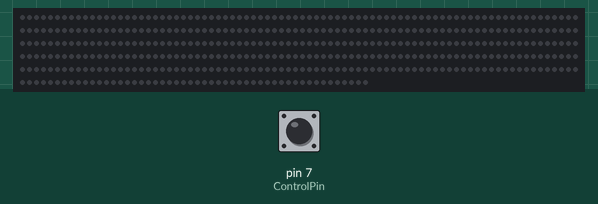
Bench run of a sketch on a simulated Arduino Uno, built with avr-gcc and run on an emulated ATmega328P. Parts: 450 RGB LEDs in strip order, left to right, continuing on the next row. The inputs (shaded band) are chosen by the test bench; at power-on: pin 7 (ControlPin) HIGH. Random numbers use the default seed unless the sketch sets one.

Above: at 2.2 s.
2.3 s: pin 7 (ControlPin) driven LOW
At 4.08 s:
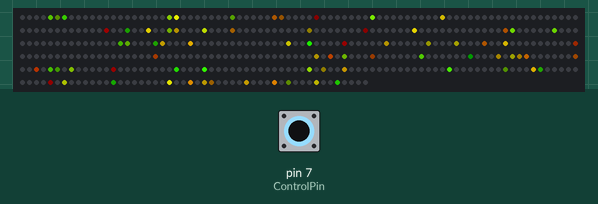
4.7 s: pin 7 (ControlPin) driven HIGH
At 5.03 s:
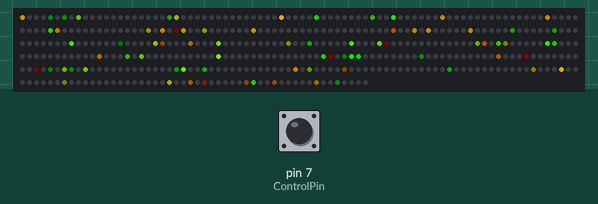
7.7 s: pin 7 (ControlPin) driven LOW
At 10.06 s:
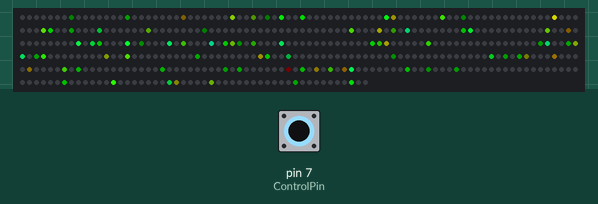
13.4 s: pin 7 (ControlPin) pulsed HIGH 5 times (0.12 s each, 0.3 s apart)
At 14.15 s:
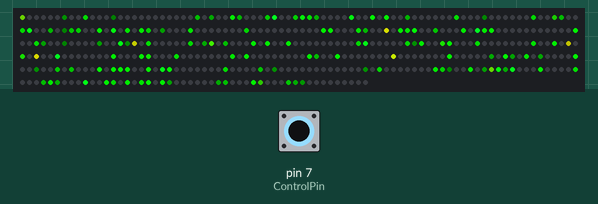
16.7 s: pin 7 (ControlPin) driven HIGH
At 16.99 s:
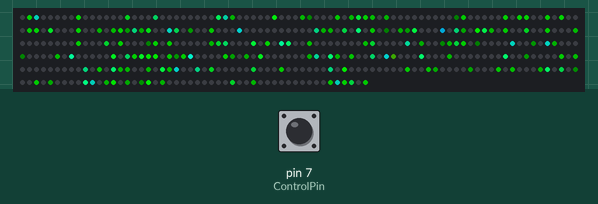
19.2 s: pin 7 (ControlPin) driven LOW
At 20.44 s:
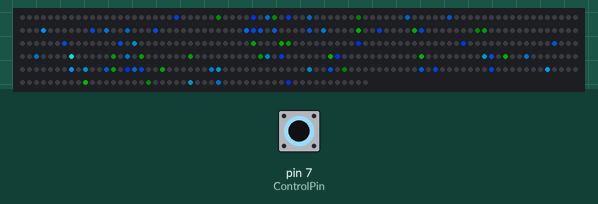

Measured:
- after the input at 2.3 s, the LEDs: first change after 0.05 s (image 1 shows a later state)

The sketch:

confetti.ino
```cpp
/* Confetti

  By: Mark Kriegsman
  Modified By: Andrew Tuline
  Date: July 2015
  Confetti flashes colours within a limited hue. It's been modified from Mark's original to support a few variables. It's a simple, but great looking routine.
*/


#include "FastLED.h"                                          // FastLED library. Preferably the latest copy of FastLED 2.1.

#if FASTLED_VERSION < 3001000
#error "Requires FastLED 3.1 or later; check github for latest code."
#endif

// Fixed definitions cannot change on the fly.
#define LED_DT 11                                            // Data pin to connect to the strip.
#define COLOR_ORDER GRB                                       // Are they RGB, GRB or what??
#define LED_TYPE WS2811                                       // Don't forget to change LEDS.addLeds
#define NUM_LEDS 450                                           // Number of LED's.

// Initialize changeable global variables.
uint8_t max_bright = 255;                                      // Overall brightness definition. It can be changed on the fly.

struct CRGB leds[NUM_LEDS];                                   // Initialize our LED array.

unsigned long previousMillis;                                 // Store last time the strip was updated.

// Define variables used by the sequences.
uint8_t  thisfade = 6;                                        // How quickly does it fade? Lower = slower fade rate.
int       thishue = 50;                                       // Starting hue.
uint8_t   thisinc = 1;                                        // Incremental value for rotating hues
uint8_t   thissat = 255;                                      // The saturation, where 255 = brilliant colours.
uint8_t   thisbri = 255;                                      // Brightness of a sequence. Remember, max_bright is the overall limiter.
int       huediff = 256;                                      // Range of random #'s to use for hue
uint8_t thisdelay = 5;                                        // We don't need much delay (if any)

#define ControlPin 7 // On the 7688 Duo, Digital 7 = GPIO 0
int ControlPinVal = 0; // Set the default value to 0

void setup() {
  delay(1000);                                                // Power-up safety delay or something like that.
  LEDS.addLeds<LED_TYPE, LED_DT, COLOR_ORDER>(leds, NUM_LEDS);    // Use this for WS2812B
  FastLED.setBrightness(max_bright);
} // setup()

void loop () {

  ControlPinVal = digitalRead(ControlPin);

  if (ControlPinVal == 0) {

    ChangeMe();                                                 // Check the demo loop for changes to the variables.

    EVERY_N_MILLISECONDS(thisdelay) {                           // FastLED based non-blocking delay to update/display the sequence.
      confetti();
    }
  }

  else {
    fadeToBlack();
  }

  FastLED.show();

} // loop()

void fadeToBlack()
{
  fadeToBlackBy(leds, NUM_LEDS, 1);
}

void confetti() {                                             // random colored speckles that blink in and fade smoothly
  fadeToBlackBy(leds, NUM_LEDS, thisfade);                    // Low values = slower fade.
  int pos = random16(NUM_LEDS);                               // Pick an LED at random.
  leds[pos] += CHSV((thishue + random16(huediff)) / 4 , thissat, thisbri); // I use 12 bits for hue so that the hue increment isn't too quick.
  thishue = thishue + thisinc;                                // It increments here.
} // confetti()


void ChangeMe() {                                             // A time (rather than loop) based demo sequencer. This gives us full control over the length of each sequence.
  uint8_t secondHand = (millis() / 1000) % 60;                // IMPORTANT!!! Change '15' to a different value to change duration of the loop.
  static uint8_t lastSecond = 99;                             // Static variable, means it's only defined once. This is our 'debounce' variable.
  if (lastSecond != secondHand) {                             // Debounce to make sure we're not repeating an assignment.
    lastSecond = secondHand;
    switch (secondHand) {
      case  0: thisinc = 1; thishue = 192; thissat = 255; thisfade = 2; huediff = 256; break; // You can change values here, one at a time , or altogether.
      case  5: thisinc = 2; thishue = 128; thisfade = 8; huediff = 64; break;
      case 10: thisinc = 1; thishue = random16(255); thisfade = 1; huediff = 16; break; // Only gets called once, and not continuously for the next several seconds. Therefore, no rainbows.
      case 15: break;                                                                // Here's the matching 15 for the other one.
    }
  }
} // ChangeMe()
```
